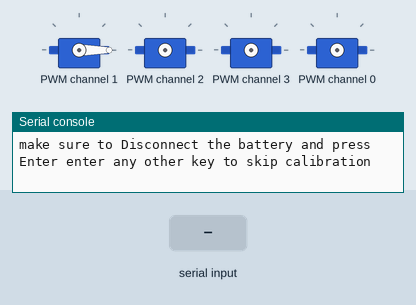
The program below on a simulated Raspberry Pi Pico running MicroPython. Shown: 4 × servo, the last lines printed to the serial console. Inputs (shaded band) come from the test bench. At 10.8 s the program stops and its outputs stay as they are.

Above: at 1.2 s.
1.3 s: "1" typed at the serial console, then Enter
2.8 s: "0" typed at the serial console, then Enter
4.3 s: "2" typed at the serial console, then Enter
At 5.5 s:
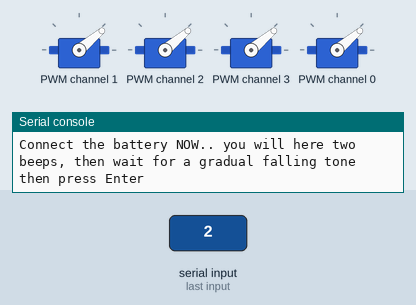
5.8 s: "1" typed at the serial console, then Enter
At 6.7 s:
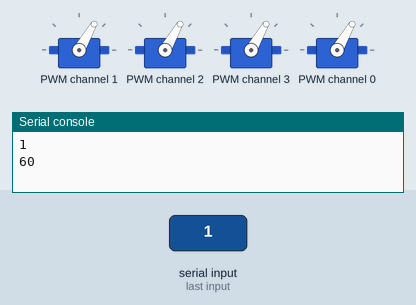
At 11.9 s:
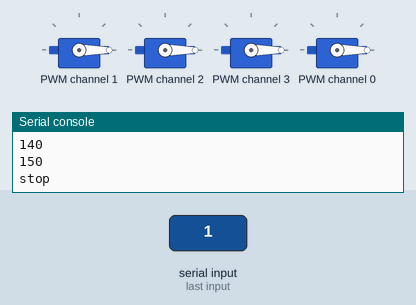
Timing chart, 0 to 12.3 s (numbered marks = the images above; inputs shaded):
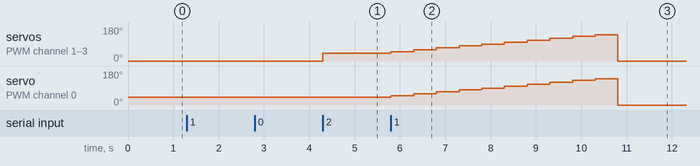

The program:

motorControlsTest.py
```python
from pca9685 import PCA9685
import time
from machine import I2C, Pin
from servo import Servos

FRIndex = 0
FLIndex = 3
BLIndex = 2
BRIndex = 1
id = 0
i2c = I2C(id, sda=Pin(0), scl=Pin(1))

pca = PCA9685(i2c)
servo = Servos(i2c)

#This is the auto calibration procedure of a normal ESC
def Calibration(index):
    servo.position(index=index, degrees=0)
    print("make sure to Disconnect the battery and press Enter enter any other key to skip calibration")
    inp = input()
    if inp == '':
        servo.position(index=index, degrees=150)
        print("Connect the battery NOW.. you will here two beeps, then wait for a calibration tones to stop then disconnect the battery and press enter to move to next step")
        inp = input()


Calibration(BRIndex)
Calibration(BLIndex)
Calibration(FLIndex)

servo.position(index=FRIndex, degrees=40)
servo.position(index=BRIndex, degrees=40)
servo.position(index=BLIndex, degrees=40)
servo.position(index=FLIndex, degrees=40)
print("Connect the battery NOW.. you will here two beeps, then wait for a gradual falling tone then press Enter")
inp = input()
x = 50
while(True):
    if(x < 150):
        servo.position(index=FRIndex, degrees=x)
        servo.position(index=BRIndex, degrees=x)
        servo.position(index=BLIndex, degrees=x)
        servo.position(index=FLIndex, degrees=x)
        time.sleep(.5)
        x+=10
        print(x)
    else:
        servo.position(index=FRIndex, degrees=0)
        servo.position(index=BRIndex, degrees=0)
        servo.position(index=BLIndex, degrees=0)
        servo.position(index=FLIndex, degrees=0)
        x=0
        print("stop")
        break
```

Measured:
- after the input at 4.3 s, servo on PWM channel 1–3: 0° → 40° at once
- after the input at 5.8 s, servo on PWM channel 1–3, servo on PWM channel 0: rises from 40° to 140° in 4.5 s, then falls to 0° in 0.50 s
